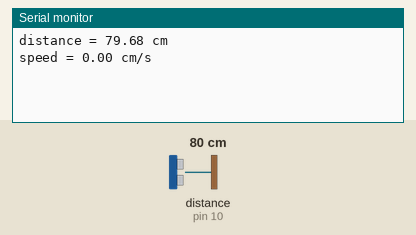
The sketch below on a simulated Arduino Uno, built with avr-gcc and run on an emulated ATmega328P. Parts: the last lines printed to the serial monitor. Wiring (inferred from the names in the program): ultrasonic range finder: trigger pin 9; echo pin 10. Inputs (shaded band) come from the test bench; at power-on: distance to the obstacle (sensor on pin 10) 80 cm. The echo pulse lasts 58.3 µs per cm.

Above: at 1.3 s.
1.4 s: distance to the obstacle (sensor on pin 10) set to 2 cm
At 2.2 s:
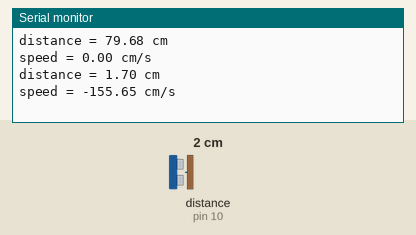
2.9 s: distance to the obstacle (sensor on pin 10) set to 4 cm
At 3.9 s:
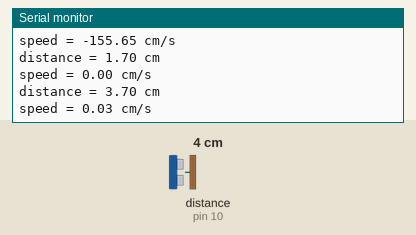
Timing chart, 0 to 5.9 s (numbered marks = the images above; inputs shaded):
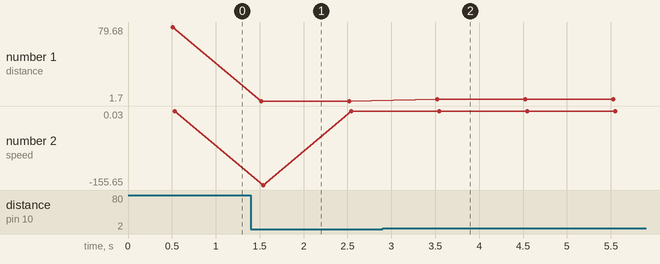

The sketch:

velocity_calculation_test.ino
```cpp
#define ust3 9
#define use3 10

// Thresholds
const float distanceThreshold = 100.0;  // cm
const float velocityThreshold = 100.0; // cm/s

void setup()
{
    pinMode(ust3, OUTPUT);
    pinMode(use3, INPUT);
    Serial.begin(9600);
}

float ultrasonicSensor(int triggerPin, int echoPin)
{
    digitalWrite(triggerPin, LOW);
    delayMicroseconds(2);
    digitalWrite(triggerPin, HIGH);
    delayMicroseconds(10);
    digitalWrite(triggerPin, LOW);
    float duration = pulseIn(echoPin, HIGH);
    return duration * 0.0343 / 2; // Convert time to distance in cm
}

float calculateVelocity(float initialDist, float finalDist, float timeInterval)
{
    return (finalDist - initialDist) / timeInterval;
}

void loop()
{
    // Take the initial distance
    float d3_initial = ultrasonicSensor(ust3, use3);
    unsigned long time1 = millis();

    // Add a small delay to allow meaningful time difference
    delay(500); // 500 ms delay

    // Take the final distance
    float d3_final = ultrasonicSensor(ust3, use3);
    unsigned long time2 = millis();

    // Calculate time interval in seconds
    float timeInterval = (time2 - time1) / 1000.0; // Convert ms to seconds

    // Calculate velocity
    float v3 = calculateVelocity(d3_initial, d3_final, timeInterval);

    // Print the results
    Serial.print("distance = ");
    Serial.print(d3_final);
    Serial.println(" cm");

    Serial.print("speed = ");
    Serial.print(v3);
    Serial.println(" cm/s");

    // Check thresholds

    delay(500);
}
```

Measured:
- after the input at 1.4 s, the serial monitor: prints a new line after 0.12 s (image 1)
- after the input at 2.9 s, the serial monitor: prints a new line after 0.62 s (image 2)
- plotted number 1: 79.68 → 1.7 after the input at 1.4 s, 1.7 → 3.7 after the input at 2.9 s
- plotted number 2: 0 → 0.03 after the input at 2.9 s
